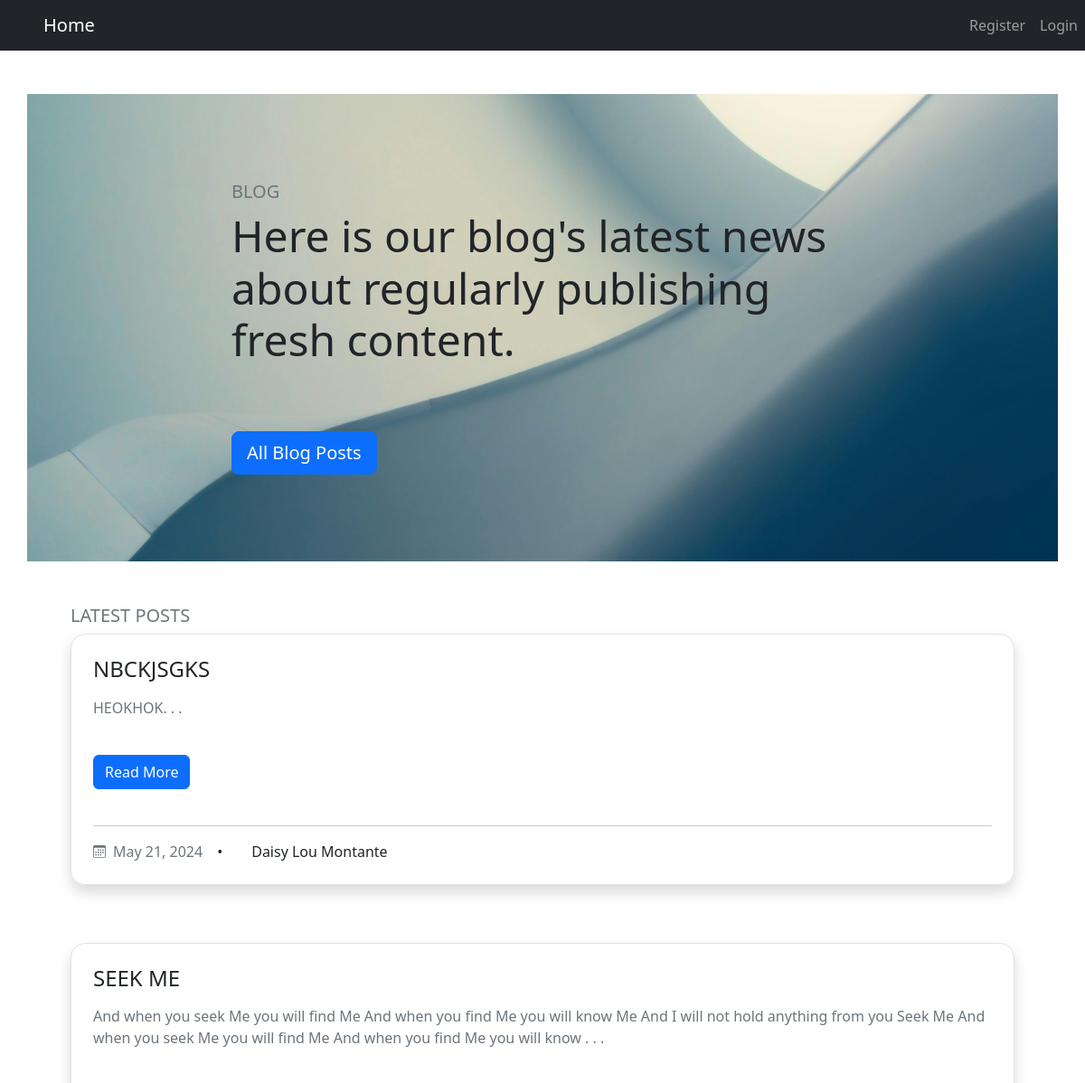
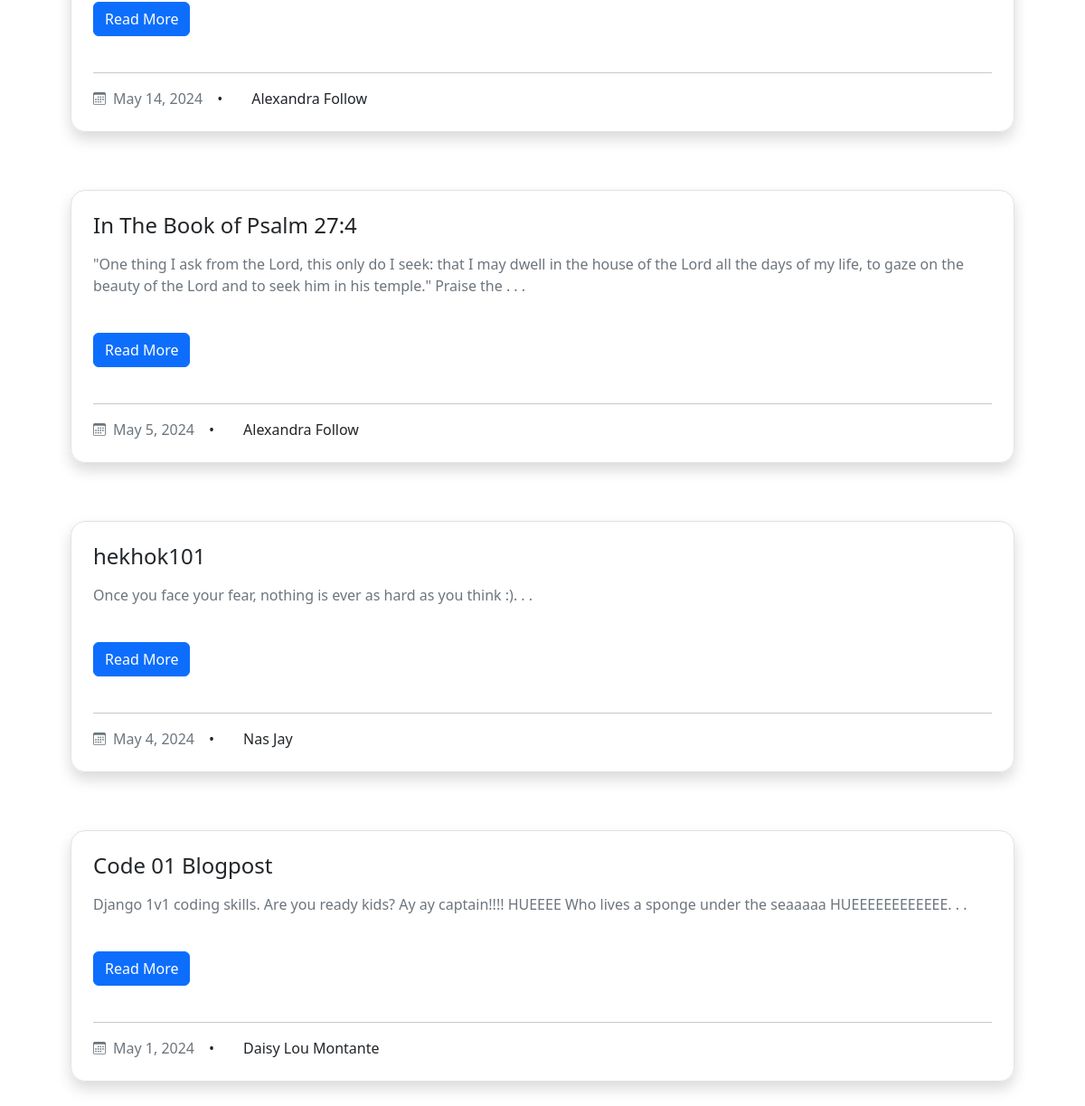
The app's page /, older data (2 pictures, top to bottom).
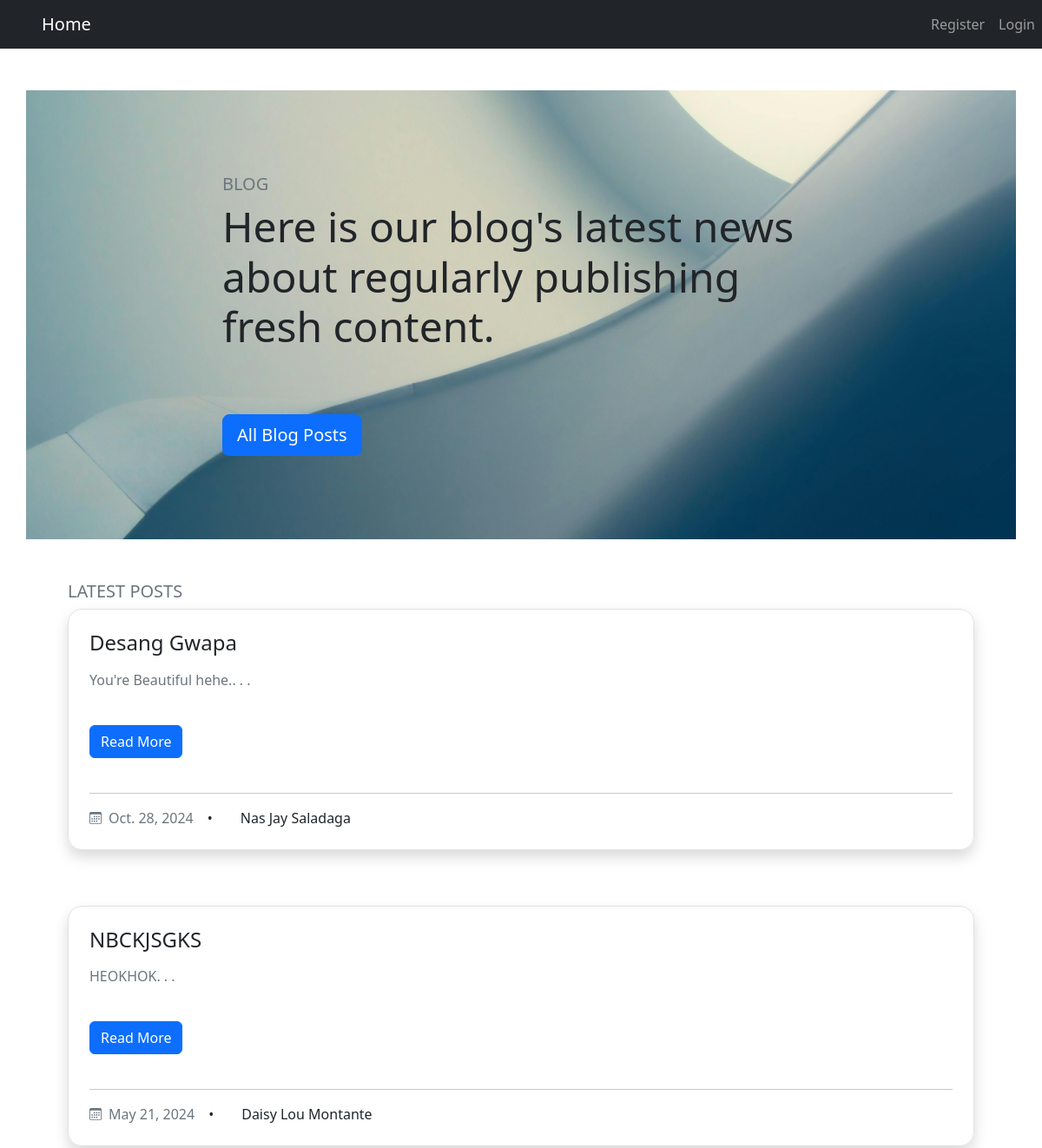
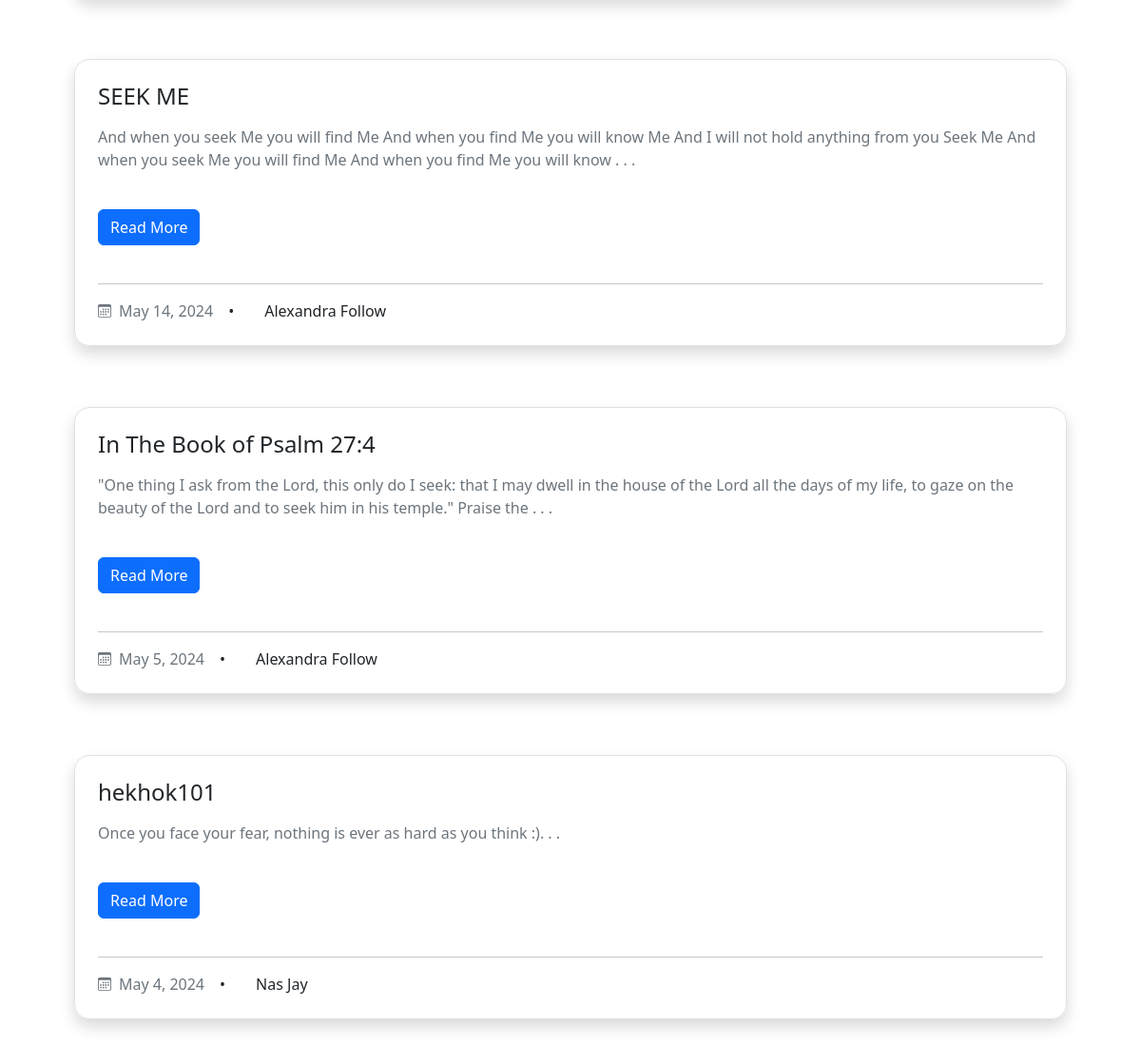
The same page, newer data (2 pictures, top to bottom).
### blogpost/models.py (models this page shows, shortened)
class Post(models.Model):
    title = models.CharField(max_length=255)
    author = models.ForeignKey(User, on_delete=models.CASCADE)
    body = models.TextField()
    post_date = models.DateField(auto_now_add=True)
    likes = models.ManyToManyField(User, related_name='blogpost')

### blogpost/views.py (the view)
# urls.py: path('', Featured.as_view(), name='home'),
class Featured(ListView):
    model = Post
    template_name = 'featured-blogs.html'
    ordering = ['-post_date']

### blogpost/templates/featured-blogs.html (shortened to what this page needs)
{% extends "base.html" %}
{% block content %}
<section class="py-3 py-md-5 py-xl-8 " >
    <div class="container overflow-hidden p-5" style="background-image: url('/static/img/pixel.jpg'); background-repeat: no-repeat; background-size: cover; background-position: center;">
        <div class="row">
        <div class="container col-12 col-md-10 col-lg-8">
          <div class="conside mt-5 justify-items-center">
              <h3 class="fs-5 mb-2 text-secondary text-uppercase">Blog</h3>
              <h2 class="display-5 mb-4">Here is our blog's latest news about regularly publishing fresh content.</h2>
                <a href="{% url 'all'  %}">
                  <button type="button" class="btn btn-lg btn-primary mb-3 mb-md-4 mb-xl-5 mt-5">All Blog Posts</button>
                </a>
          </div>
        </div>
        </div>
    </div>
    <div class="container overflow-hidden p-5">
        <h1 class="fs-5 mb-2 text-secondary text-uppercase">Latest Posts</h1>
          <article>
             {% for post in object_list|slice:":5"  %}
            <div class="card border-0 mb-3 shadow d-flex rounded-4">
              <div class="card-body border bg-white p-4 rounded-4">
                <div class="entry-header mb-3">
                  <h2 class="card-title entry-title h4 mb-0">
                    <a class="link-dark text-decoration-none" href="{% url 'blogdetail' post.pk %}">{{post.title}}</a>
                  </h2>
                </div>
                <p class="card-text entry-summary text-secondary mb-3">
                    {{ post.body|slice:":200"|safe }}. . .
                </p>
                <a href="{% url 'blogdetail' post.pk %}" class="btn btn-primary mt-4 text-nowrap entry-more">Read More</a>
                <br><br>
                <hr>
                <ul class="entry-meta list-unstyled d-flex align-items-center m-0">
                  <li>
                    <a class="fs-7 link-secondary text-decoration-none d-flex align-items-center" href="#!">
                      <span class="ms-2 fs-7">{{ post.post_date }}</span>
                    </a>
                  </li>
                  <li>
                    <span class="px-3">&bull;</span>
                  </li>
                  <li>
                    <span class="px-3">{{ post.author.first_name }} {{ post.author.last_name }}</span>
                  </li>
                </ul>
              </div>
            </div>
            <br><br>
              {% endfor %}
          </article>
    </div>
  </section>
{% endblock %}

Row changes from the older to the newer data that the page shows:
no longer on this page (row unchanged): Post: title "Code 01 Blogpost", body "Django 1v1 coding skills. Are you ready kids? Ay ay captain!!!! HUEEEE Who lives a sponge under the seaaaaa HUEEEEEEEEEEEE", post_date "May 1, 2024", author.first_name "Daisy Lou", author.last_name "Montante"
added Post: title "Desang Gwapa", body "You're Beautiful hehe.", post_date "Oct. 28, 2024", author.first_name "Nas Jay", author.last_name "Saladaga"
